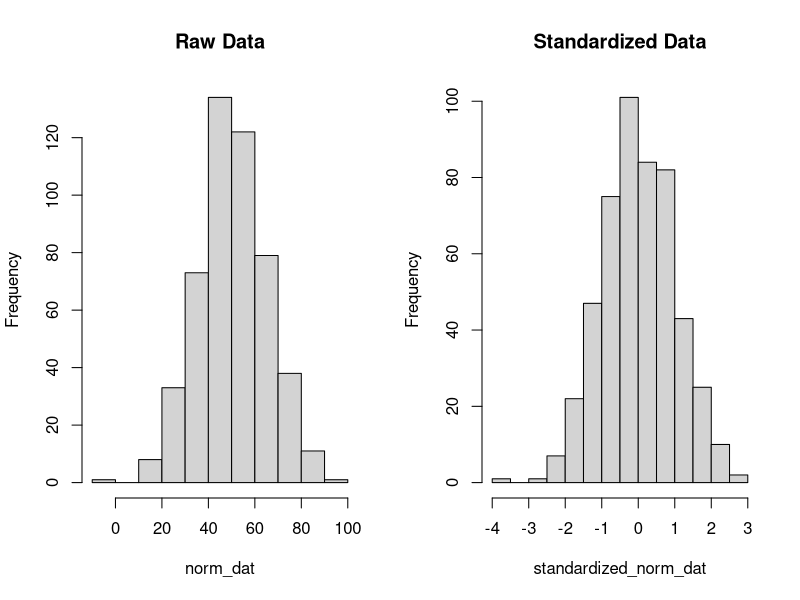
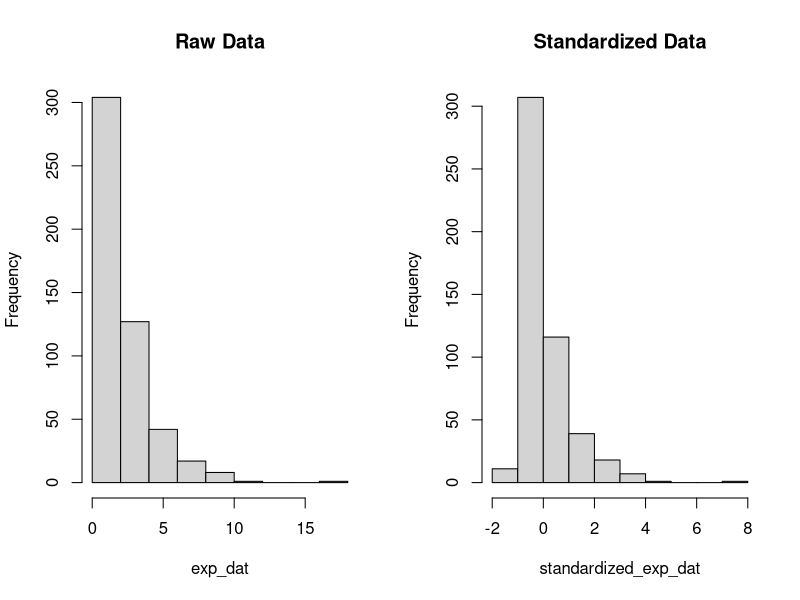

Write R code to recreate these figures, in order.
## ---- chunk 1
library(kableExtra)
library(dplyr)
## ---- chunk 2
# standardize a normally distributed variable
set.seed(888)

# simulate raw data
norm_dat <- rnorm(n=500, mean=50, sd=15)
mean(norm_dat)
sd(norm_dat)

# standardize to mean=0, sd=1
standardized_norm_dat <- scale(norm_dat)
mean(standardized_norm_dat)
sd(standardized_norm_dat)

# create histograms of raw data vs. standardized data
par(mfrow=c(1,2))
hist(norm_dat, main='Raw Data')
hist(standardized_norm_dat, main='Standardized Data')
## ---- chunk 3
# standardize a normally distributed variable
set.seed(888)

# simulate raw data
exp_dat <- rexp(n=500, rate=0.5)
mean(exp_dat)
sd(exp_dat)

# standardize to mean=0, sd=1
standardized_exp_dat <- scale(exp_dat)
mean(standardized_exp_dat)
sd(standardized_exp_dat)

# create histograms of raw data vs. standardized data
par(mfrow=c(1,2))
hist(exp_dat, main='Raw Data')
hist(standardized_exp_dat, main='Standardized Data')
